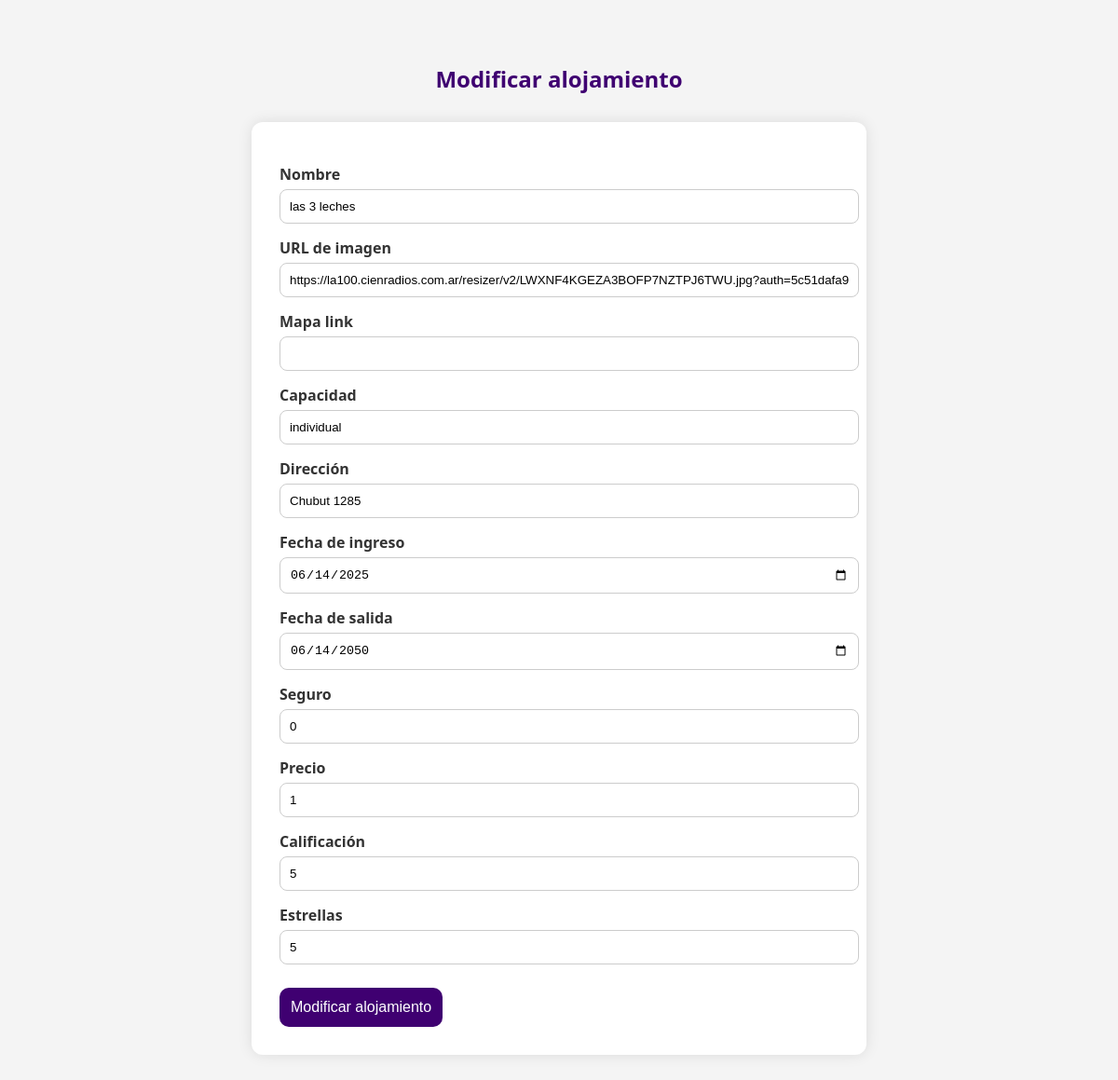
Page /modificacion_alojamiento.php?id_alojamiento=1 (signed in) on the earlier database version.
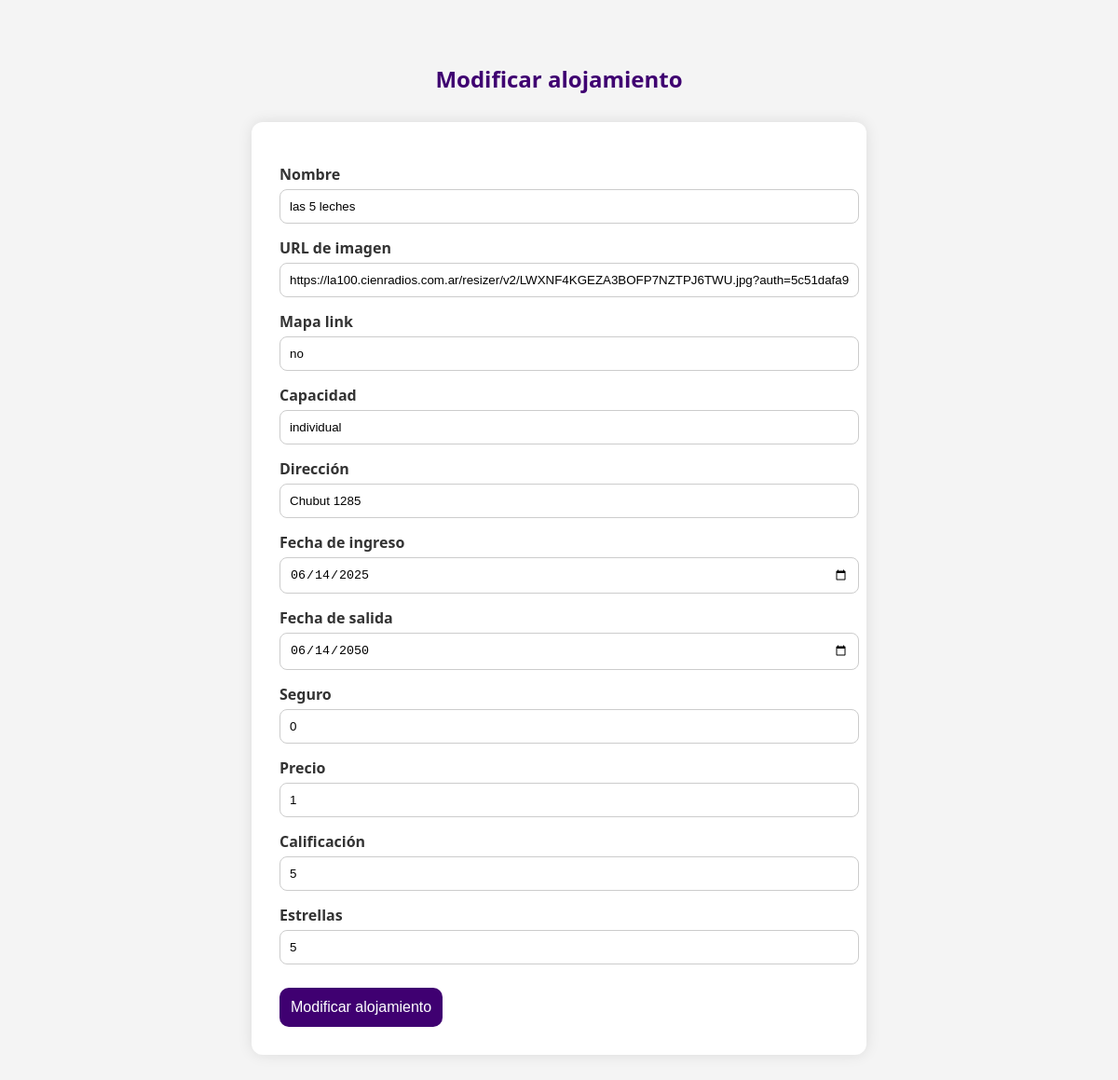
Same page on the later database version.
### tables this page shows
CREATE TABLE `alojamiento` (
  `id` int(10) NOT NULL,
  `nombre` varchar(30) NOT NULL,
  `imagen` varchar(255) DEFAULT NULL,
  `direccion` varchar(50) DEFAULT NULL,
  `fecha_ingreso` date DEFAULT NULL,
  `fecha_salida` date DEFAULT NULL,
  `capacidad` enum('individual','2 personas','4 personas') DEFAULT NULL,
  `seguro` int(10) DEFAULT NULL,
  `precio` decimal(10,0) DEFAULT NULL,
  `duracion` varchar(30) NOT NULL,
  `calificacion` int(5) NOT NULL,
  `estrellas` int(5) NOT NULL,
  `mapalink` varchar(255) NOT NULL
);

### modificacion_alojamiento.php (the view, shortened to what this page needs)
<?php
include 'conexion.php';
$id_alojamiento = intval($_GET['id_alojamiento']);
$resultado = mysqli_query($conexion, "SELECT * FROM alojamiento WHERE id = $id_alojamiento");
$alojamiento = mysqli_fetch_assoc($resultado);
?>
<!DOCTYPE html>
<html lang="es">
<head>
</head>
<body>
<h2 style="text-align:center; color:#3f0071;">Modificar alojamiento</h2>
<form method="POST">
    <label>Nombre</label>
    <input type="text" name="nombre" value="<?php echo $alojamiento['nombre']; ?>" required>
    <label>URL de imagen</label>
    <input type="text" name="imagen" value="<?php echo $alojamiento['imagen']; ?>" required>
    <label>Mapa link</label>
    <input type="text" name="mapalink" value="<?php echo $alojamiento['mapalink']; ?>" required>
    <label>Capacidad</label>
    <input type="text" name="capacidad" value="<?php echo $alojamiento['capacidad']; ?>" required>
    <label>Dirección</label>
    <input type="text" name="direccion" value="<?php echo $alojamiento['direccion']; ?>" required>
    <label>Fecha de ingreso</label>
    <input type="date" name="fecha_ingreso" value="<?php echo $alojamiento['fecha_ingreso']; ?>" required>
    <label>Fecha de salida</label>
    <input type="date" name="fecha_salida" value="<?php echo $alojamiento['fecha_salida']; ?>" required>
    <label>Seguro</label>
    <input type="text" name="seguro" value="<?php echo $alojamiento['seguro']; ?>" required>
    <label>Precio</label>
    <input type="text" name="precio" value="<?php echo $alojamiento['precio']; ?>" required>
    <label>Calificación</label>
    <input type="number" step="0.1" min="0" max="5" name="calificacion" value="<?php echo $alojamiento['calificacion']; ?>" required>
    <label>Estrellas</label>
    <input type="number" min="1" max="5" name="estrellas" value="<?php echo $alojamiento['estrellas']; ?>" required>
    <button type="submit">Modificar alojamiento</button>
</form>
</body>
</html>

Differences in the rows shown:
changed alojamiento "individual": nombre "las 3 leches" → "las 5 leches"; mapalink (not shown) → "no"
